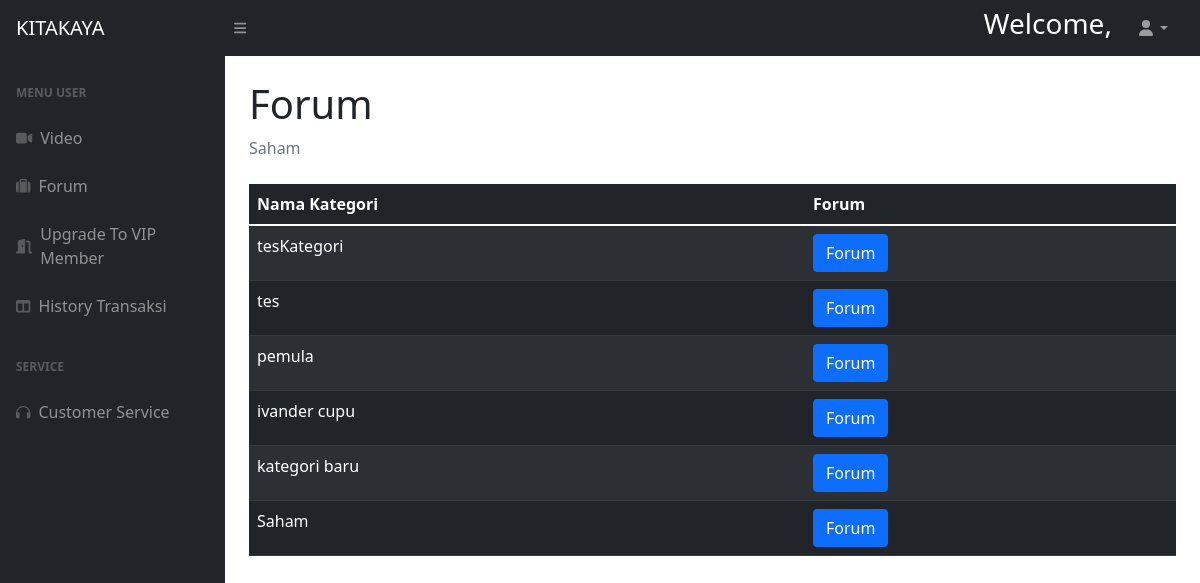
/public/halamanuserbiasaforum.php, run on the app's committed database.
### tables this page shows
CREATE TABLE `kategori_vid` (
  `id` int(11) NOT NULL,
  `nama_kategori` text NOT NULL
);

### config/database.php (called while the page is built, shortened)
<?php
    class Database{
        private static $instance;
        public $pdo;
        private function __construct()
        {
            $dsn = "mysql:host=".DB_HOST.";dbname=".DB_NAME.";charset=UTF8";
            $options = [
                PDO::ATTR_ERRMODE => PDO::ERRMODE_EXCEPTION,
                PDO::ATTR_DEFAULT_FETCH_MODE => PDO::FETCH_OBJ,
                PDO::ATTR_EMULATE_PREPARES => false
            ];
            try {
                $this->pdo = new PDO($dsn,DB_USER,DB_PASSWORD,$options);
            }
            catch(PDOException $e){
                echo  $e->getMessage();
            }
        }
        static function instance(){
            if(!isset(self::$instance)){
                self::$instance = new Database();
            }
            return self::$instance;
        }
        function query($sql,$args = NULL){
            if (!$args){
                return $this->pdo->query($sql);
            }
            $stmt = $this->pdo->prepare($sql);
            $stmt->execute($args);
            return $stmt;
        }
    }
?>

### models/Video.php (called while the page is built, shortened)
<?php
    class Video{
        public static function getAll()
        {
            $db=Database::instance();
            $temp=$db->query("SELECT * FROM kategori_vid");
            return $temp->fetchAll();
        }
    }
?>

### public/halamanuserbiasaforum.php (the view, shortened to what this page needs)
<?php
    $user = $_SESSION["user"];
    $munculkan = $user->nama;
?>
<!DOCTYPE html>
<html lang="en">
    <head>
        <link href="https://cdn.jsdelivr.net/npm/simple-datatables@latest/dist/style.css" rel="stylesheet" />
        <link href="../assets/css/punyaadmin.css" rel="stylesheet" />
    </head>
    <body class="sb-nav-fixed">
        <nav class="sb-topnav navbar navbar-expand navbar-dark bg-dark">
            <a class="navbar-brand ps-3" href="halamanuserbiasa.php">KITAKAYA</a>
            <button class="btn btn-link btn-sm order-1 order-lg-0 me-4 me-lg-0" id="sidebarToggle" href="#!"><i class="fas fa-bars"></i></button>
            <form class="d-none d-md-inline-block form-inline ms-auto me-0 me-md-3 my-2 my-md-0">
                <div class="input-group">
                    <h3 style="color: white;">Welcome, <?= $munculkan?></h3>
                </div>
            </form>
            <ul class="navbar-nav ms-auto ms-md-0 me-3 me-lg-4">
                <li class="nav-item dropdown">
                    <a class="nav-link dropdown-toggle" id="navbarDropdown" href="#" role="button" data-bs-toggle="dropdown" aria-expanded="false"><i class="fas fa-user fa-fw"></i></a>
                </li>
            </ul>
        </nav>
        <div id="layoutSidenav">
            <div id="layoutSidenav_nav">
                <nav class="sb-sidenav accordion sb-sidenav-dark" id="sidenavAccordion">
                    <div class="sb-sidenav-menu">
                        <div class="nav">
                            <div class="sb-sidenav-menu-heading">Menu User</div>
                            <a class="nav-link" href="../public/halamanuserbiasa.php">
                                <div class="sb-nav-link-icon"><i class="fas fa-video"></i></div>
                                Video
                            </a>
                            <a class="nav-link" href="../public/halamanuserbiasaforum.php">
                                <div class="sb-nav-link-icon"><i class="fas fa-suitcase"></i></div>
                                Forum
                            </a>
                            <a class="nav-link" href="../public/halamanuserbiasasub.php">
                                <div class="sb-nav-link-icon"><i class="fas fa-door-open"></i></div>
                                Upgrade To VIP Member
                            </a>
                            <a class="nav-link" href="../public/halamanhistorytransmember.php">
                                <div class="sb-nav-link-icon"><i class="fas fa-columns"></i></div>
                                History Transaksi
                            </a>
                            <div class="sb-sidenav-menu-heading">Service</div>
                            <a class="nav-link" href="../public/halamanuserbiasacs.php">
                                <div class="sb-nav-link-icon"><i class="fas fa-headphones"></i></div>
                                Customer Service
                            </a>
                        </div>
                    </div>
                </nav>
            </div>
            <div id="layoutSidenav_content">
                <main>
                    <div class="container-fluid px-4">
                        <h1 class="mt-4">Forum</h1>
                        <ol class="breadcrumb mb-4">
                            <li class="breadcrumb-item active">Saham</li>
                        </ol>
                        <form action="../controllers/forum.php" method="POST">
                        <table class="table table-dark table-striped">
                            <thead>
                            <th>Nama Kategori</th>
                            <th>Forum</th>
                            </thead>
                            <tbody>
                            <?php
                                $categories = video::getAll();
                            ?>
                                <?php
                                    foreach($categories as $category){
                                        ?>
                                        <tr>
                                            <td><?=  $category->nama_kategori?></td>
                                            <td><button class="btn btn-primary" name="forum[<?=$category->id?>]">Forum</button></a></td>
                                        </tr>
                                        <?php
                                    }
                                ?>
                            </tbody>
                        </table>
                    </form>
                    </div>
                </main>
            </div>
        </div>
    </body>
</html>

### data on the page
kategori_vid: nama_kategori "tesKategori"
kategori_vid: nama_kategori "tes"
kategori_vid: nama_kategori "pemula"
kategori_vid: nama_kategori "ivander cupu"
kategori_vid: nama_kategori "kategori baru"
kategori_vid: nama_kategori "Saham"
